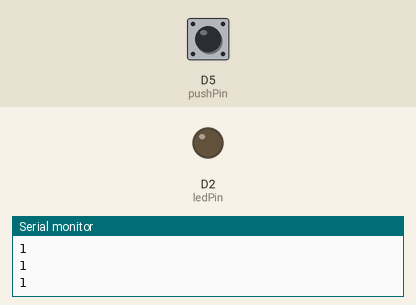
A sketch run on a simulated ESP8266 (NodeMCU). Parts: output pins drawn as LEDs (lit = HIGH), the last lines printed to the serial monitor. The inputs (shaded band) are chosen by the test bench; at power-on: D5 (pushPin) HIGH.

Above: at 1.2 s.
1.3 s: D5 (pushPin) pulled LOW for 0.15 s
At 1.7 s:
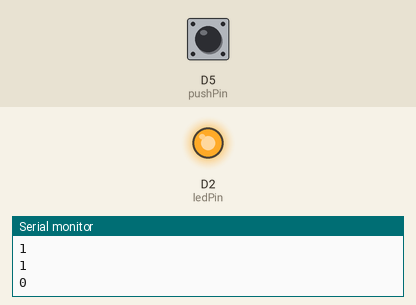
3.8 s: D5 (pushPin) pulled LOW for 3.2 s
At 8.6 s:
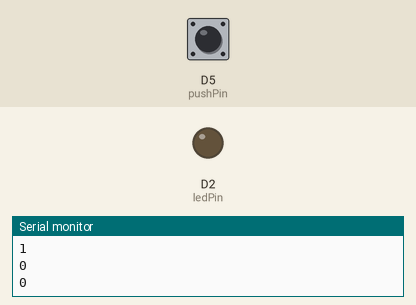
Timing chart, 0 to 10.1 s (numbered marks = the images above; inputs shaded):
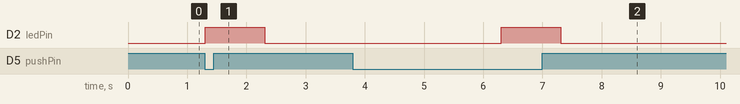

The sketch:

FINAL_code.ino
```cpp
#include <SPI.h>
#include <ESP8266WiFi.h>
#include <ThingerESP8266.h>

#define USERNAME "shubhamraikwar6"
#define DEVICE_ID "NM1"
#define DEVICE_CREDENTIAL "oxjXRt2gQ6Xx"

#define SSID "abcd"
#define SSID_PASSWORD "Sr010799"

ThingerESP8266 thing(USERNAME, DEVICE_ID, DEVICE_CREDENTIAL);

int pushPin = D5; //  Pin 6 on Node MCU   //the digital pin connected to the PIR sensor's output
int ledPin = D2;  // Pin 2 on NodeMCU
int val = 0;     // variable for reading the pin status


void setup() {

   pinMode(ledPin, OUTPUT);  // declare LED as output
  pinMode(pushPin, INPUT_PULLUP);// declare pushbutton as input
  Serial.begin(9600);

    //connecting to WIFI
   thing.add_wifi(SSID,SSID_PASSWORD);
  Serial.println("entering the gates");
}

/*
void loop() {
  thing.handle();
} */

//

void loop(){

 val = digitalRead(pushPin);
  Serial.println(val);// read input value
  if (val == LOW) {         // check if the input is HIGH (button released)
    digitalWrite(ledPin, HIGH);  // turn LED OFF
    delay(1000);
        digitalWrite(ledPin, LOW);

      thing.handle();
           thing.call_endpoint("Email");
           delay(4000);
   // digitalWrite(inPin, HIGH);
  } else {
    digitalWrite(ledPin, LOW);  // turn LED ON
  }

}
```

Measured:
- after the input at 1.3 s, D2 (ledPin): LOW → HIGH at once, → LOW 1.0 s later
- after the input at 3.8 s, D2 (ledPin): LOW → HIGH after 2.5 s, → LOW 1.0 s later
